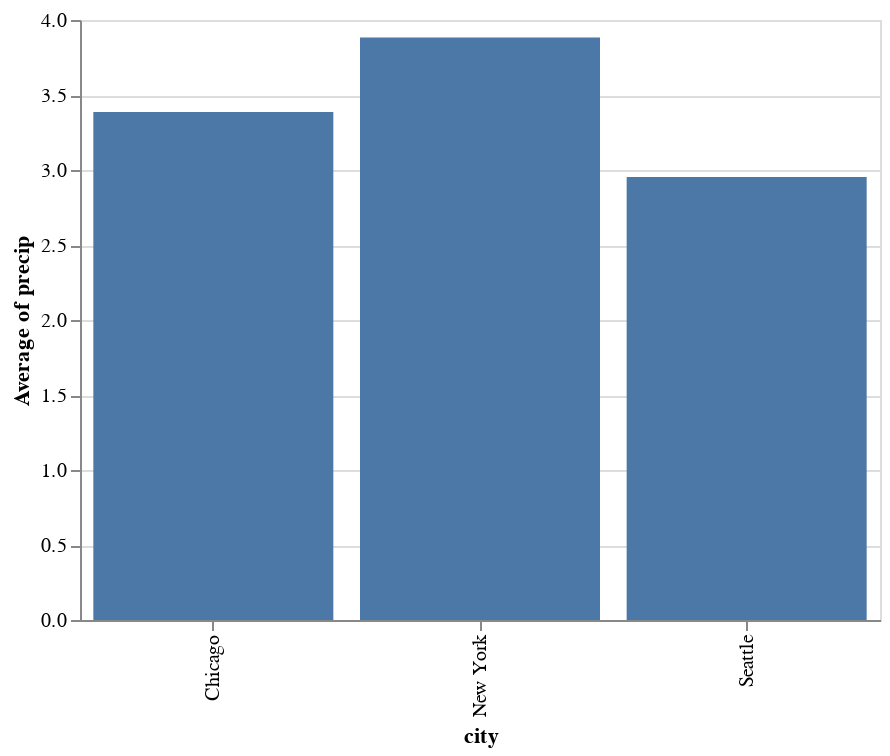

Here is the notebook cell this chart was saved with:
### Markdown cell above
Because the nominal field `a` is mapped to the `y`-axis, the result is a horizontal bar chart. To get a vertical bar chart, we can simply swap the `x` and `y` keywords:

### Code cell
alt.Chart(df).mark_bar().encode(
    x='city',
    y='average(precip)'
)

### Figure 1 — Vega-Lite specification as saved in the notebook (floating-point values rounded to 4 significant figures)
{"$schema": "https://vega.github.io/schema/vega-lite/v2.6.0.json", "config": {"view": {"height": 300, "width": 400}}, "data": {"name": "data-fdfbb22e8e0e89f6556d8a3b434b0c97"}, "datasets": {"data-fdfbb22e8e0e89f6556d8a3b434b0c97": [{"city": "Seattle", "month": "Apr", "precip": 2.68}, {"city": "Seattle", "month": "Aug", "precip": 0.87}, {"city": "Seattle", "month": "Dec", "precip": 5.31}, {"city": "New York", "month": "Apr", "precip": 3.94}, {"city": "New York", "month": "Aug", "precip": 4.13}, {"city": "New York", "month": "Dec", "precip": 3.58}, {"city": "Chicago", "month": "Apr", "precip": 3.62}, {"city": "Chicago", "month": "Aug", "precip": 3.98}, {"city": "Chicago", "month": "Dec", "precip": 2.56}]}, "encoding": {"x": {"field": "city", "type": "nominal"}, "y": {"aggregate": "average", "field": "precip", "type": "quantitative"}}, "mark": "bar"}
